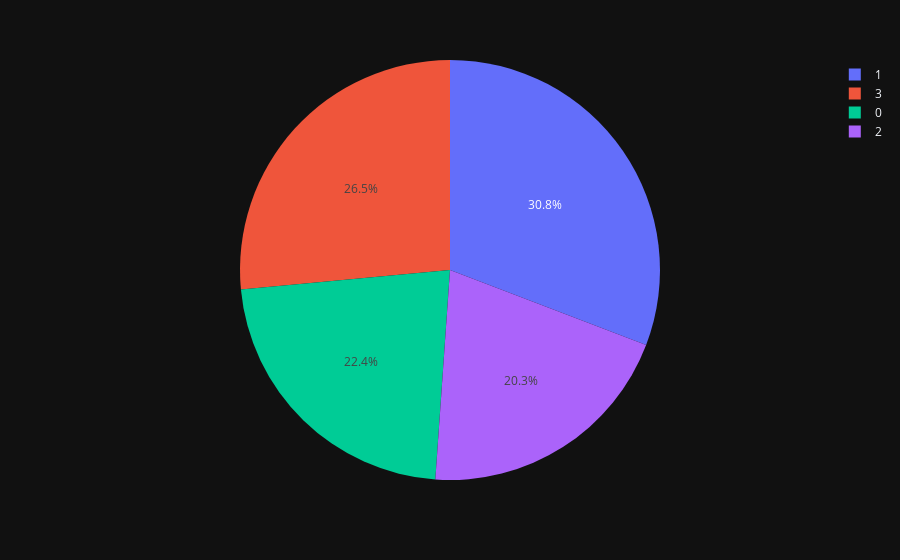

Source (notebook cell):
### Code cell
pie=batting_heavy_abvanced_main_scale.groupby('label').size().reset_index()
pie.columns=['label','value']
px.pie(pie,values='value',names='label')

### Figure 1 — Plotly figure (JSON) as saved in the notebook; plotly's stock layout.template omitted (floating-point values rounded to 4 significant figures)
{"data": [{"domain": {"x": [0.0, 1.0], "y": [0.0, 1.0]}, "hovertemplate": "label=%{label}<br>value=%{value}<extra></extra>", "labels": [0, 1, 2, 3], "legendgroup": "", "name": "", "showlegend": true, "values": [1257, 1729, 1139, 1486], "type": "pie"}], "layout": {"legend": {"tracegroupgap": 0}, "margin": {"t": 60}}}
